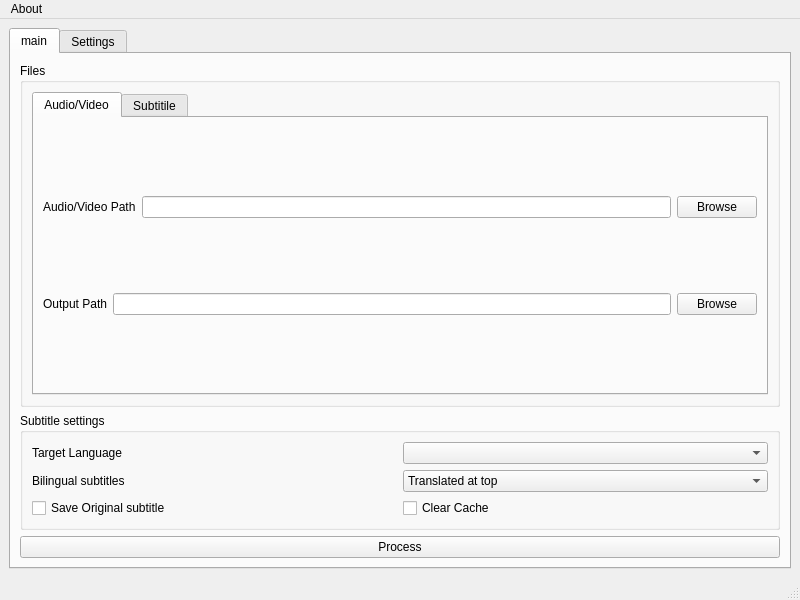
<?xml version="1.0" encoding="UTF-8"?>
<ui version="4.0">
 <class>MainWindow</class>
 <widget class="QMainWindow" name="MainWindow">
  <property name="geometry">
   <rect>
    <x>0</x>
    <y>0</y>
    <width>800</width>
    <height>600</height>
   </rect>
  </property>
  <property name="windowTitle">
   <string>AV2Sub</string>
  </property>
  <widget class="QWidget" name="centralwidget">
   <layout class="QVBoxLayout" name="verticalLayout_4">
    <item>
     <widget class="QTabWidget" name="tabWidget">
      <property name="currentIndex">
       <number>0</number>
      </property>
      <widget class="QWidget" name="tab_main">
       <attribute name="title">
        <string>main</string>
       </attribute>
       <layout class="QVBoxLayout" name="verticalLayout_5">
        <item>
         <widget class="QGroupBox" name="groupBox_3">
          <property name="title">
           <string>Files</string>
          </property>
          <layout class="QVBoxLayout" name="verticalLayout_2">
           <item>
            <widget class="QTabWidget" name="tabWidget_input">
             <property name="currentIndex">
              <number>0</number>
             </property>
             <widget class="QWidget" name="tab_av">
              <attribute name="title">
               <string>Audio/Video</string>
              </attribute>
              <layout class="QVBoxLayout" name="verticalLayout_6">
               <item>
                <layout class="QHBoxLayout" name="horizontalLayout_4">
                 <item>
                  <widget class="QLabel" name="label">
                   <property name="text">
                    <string>Audio/Video Path</string>
                   </property>
                  </widget>
                 </item>
                 <item>
                  <widget class="QLineEdit" name="lineEdit_av"/>
                 </item>
                 <item>
                  <widget class="QPushButton" name="pushButton_av_browse">
                   <property name="text">
                    <string>Browse</string>
                   </property>
                  </widget>
                 </item>
                </layout>
               </item>
               <item>
                <layout class="QHBoxLayout" name="horizontalLayout_5">
                 <item>
                  <widget class="QLabel" name="label_2">
                   <property name="text">
                    <string>Output Path</string>
                   </property>
                  </widget>
                 </item>
                 <item>
                  <widget class="QLineEdit" name="lineEdit_output"/>
                 </item>
                 <item>
                  <widget class="QPushButton" name="pushButton_out_browse">
                   <property name="text">
                    <string>Browse</string>
                   </property>
                  </widget>
                 </item>
                </layout>
               </item>
              </layout>
             </widget>
             <widget class="QWidget" name="tab_subtitle">
              <attribute name="title">
               <string>Subtitile</string>
              </attribute>
              <layout class="QVBoxLayout" name="verticalLayout_8">
               <item>
                <layout class="QHBoxLayout" name="horizontalLayout">
                 <item>
                  <widget class="QLabel" name="label_8">
                   <property name="text">
                    <string>Subtitle Path</string>
                   </property>
                  </widget>
                 </item>
                 <item>
                  <widget class="QLineEdit" name="lineEdit_sub_in"/>
                 </item>
                 <item>
                  <widget class="QPushButton" name="pushButton_sub_in_browse">
                   <property name="text">
                    <string>Browse</string>
                   </property>
                  </widget>
                 </item>
                </layout>
               </item>
              </layout>
             </widget>
            </widget>
           </item>
          </layout>
         </widget>
        </item>
        <item>
         <widget class="QGroupBox" name="groupBox_2">
          <property name="title">
           <string>Subtitle settings</string>
          </property>
          <layout class="QVBoxLayout" name="verticalLayout_3">
           <item>
            <layout class="QHBoxLayout" name="horizontalLayout_3">
             <item>
              <widget class="QLabel" name="label_3">
               <property name="text">
                <string>Target Language</string>
               </property>
              </widget>
             </item>
             <item>
              <widget class="QComboBox" name="comboBox_target_lang"/>
             </item>
            </layout>
           </item>
           <item>
            <layout class="QHBoxLayout" name="horizontalLayout_2">
             <item>
              <widget class="QLabel" name="label_4">
               <property name="text">
                <string>Bilingual subtitles</string>
               </property>
              </widget>
             </item>
             <item>
              <widget class="QComboBox" name="comboBox_bilingual">
               <item>
                <property name="text">
                 <string>Translated at top</string>
                </property>
               </item>
               <item>
                <property name="text">
                 <string>Translated at bottom</string>
                </property>
               </item>
               <item>
                <property name="text">
                 <string>None</string>
                </property>
               </item>
              </widget>
             </item>
            </layout>
           </item>
           <item>
            <layout class="QHBoxLayout" name="horizontalLayout_8">
             <item>
              <widget class="QCheckBox" name="checkBox_save_original">
               <property name="text">
                <string>Save Original subtitle</string>
               </property>
              </widget>
             </item>
             <item>
              <widget class="QCheckBox" name="checkBox_clear_cache">
               <property name="text">
                <string>Clear Cache</string>
               </property>
              </widget>
             </item>
            </layout>
           </item>
          </layout>
         </widget>
        </item>
        <item>
         <widget class="QPushButton" name="pushButton_process">
          <property name="text">
           <string>Process</string>
          </property>
         </widget>
        </item>
       </layout>
      </widget>
      <widget class="QWidget" name="tab_settings">
       <attribute name="title">
        <string>Settings</string>
       </attribute>
       <layout class="QVBoxLayout" name="verticalLayout_7">
        <item>
         <widget class="QGroupBox" name="groupBox">
          <property name="title">
           <string>API key</string>
          </property>
          <layout class="QVBoxLayout" name="verticalLayout">
           <item>
            <layout class="QHBoxLayout" name="horizontalLayout_6">
             <item>
              <widget class="QLabel" name="label_5">
               <property name="text">
                <string>Transcribe API</string>
               </property>
              </widget>
             </item>
             <item>
              <widget class="QComboBox" name="comboBox_transcribe">
               <item>
                <property name="text">
                 <string>OpenAI</string>
                </property>
               </item>
               <item>
                <property name="text">
                 <string>AutoSub-WebAPI</string>
                </property>
               </item>
               <item>
                <property name="text">
                 <string>Whisper-timestamped-WebAPI</string>
                </property>
               </item>
              </widget>
             </item>
             <item>
              <widget class="QLineEdit" name="lineEdit_transcribe_key"/>
             </item>
             <item>
              <widget class="QCheckBox" name="checkBox_transcribe_en">
               <property name="text">
                <string>English Output</string>
               </property>
              </widget>
             </item>
            </layout>
           </item>
           <item>
            <layout class="QHBoxLayout" name="horizontalLayout_7">
             <item>
              <widget class="QLabel" name="label_6">
               <property name="text">
                <string>Translate API:</string>
               </property>
              </widget>
             </item>
             <item>
              <widget class="QComboBox" name="comboBox_translate">
               <item>
                <property name="text">
                 <string>DeepL</string>
                </property>
               </item>
               <item>
                <property name="text">
                 <string>DeepL Pro</string>
                </property>
               </item>
               <item>
                <property name="text">
                 <string>Google</string>
                </property>
               </item>
              </widget>
             </item>
             <item>
              <widget class="QLineEdit" name="lineEdit_translate_key"/>
             </item>
            </layout>
           </item>
          </layout>
         </widget>
        </item>
        <item>
         <layout class="QHBoxLayout" name="horizontalLayout_9">
          <item>
           <widget class="QLabel" name="label_7">
            <property name="text">
             <string>Max lines in one translate request:</string>
            </property>
           </widget>
          </item>
          <item>
           <widget class="QSpinBox" name="spinBox_max_lines">
            <property name="maximum">
             <number>200</number>
            </property>
            <property name="value">
             <number>20</number>
            </property>
           </widget>
          </item>
         </layout>
        </item>
       </layout>
      </widget>
     </widget>
    </item>
   </layout>
  </widget>
  <widget class="QStatusBar" name="statusbar"/>
  <widget class="QMenuBar" name="menubar">
   <property name="geometry">
    <rect>
     <x>0</x>
     <y>0</y>
     <width>800</width>
     <height>22</height>
    </rect>
   </property>
   <widget class="QMenu" name="menuAbout">
    <property name="title">
     <string>About</string>
    </property>
    <addaction name="actionAbout"/>
    <addaction name="actionOpen_Source_Licenses"/>
   </widget>
   <addaction name="menuAbout"/>
  </widget>
  <action name="actionEnglish">
   <property name="text">
    <string>English</string>
   </property>
  </action>
  <action name="actionChinese">
   <property name="text">
    <string>Chinese</string>
   </property>
  </action>
  <action name="actionAbout">
   <property name="text">
    <string>About</string>
   </property>
  </action>
  <action name="actionOpen_Source_Licenses">
   <property name="text">
    <string>Open Source Licenses</string>
   </property>
  </action>
 </widget>
 <resources/>
 <connections/>
</ui>
